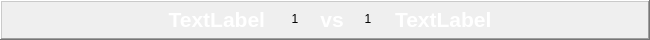
  <widget class="QFrame" name="frame_9">
   <property name="geometry">
    <rect>
     <x>670</x>
     <y>420</y>
     <width>650</width>
     <height>40</height>
    </rect>
   </property>
   <property name="frameShape">
    <enum>QFrame::WinPanel</enum>
   </property>
   <property name="frameShadow">
    <enum>QFrame::Raised</enum>
   </property>
   <widget class="QLabel" name="t15">
    <property name="geometry">
     <rect>
      <x>15</x>
      <y>4</y>
      <width>250</width>
      <height>30</height>
     </rect>
    </property>
    <property name="palette">
     <palette>
      <active>
       <colorrole role="WindowText">
        <brush brushstyle="SolidPattern">
         <color alpha="255">
          <red>255</red>
          <green>255</green>
          <blue>255</blue>
         </color>
        </brush>
       </colorrole>
      </active>
      <inactive>
       <colorrole role="WindowText">
        <brush brushstyle="SolidPattern">
         <color alpha="255">
          <red>255</red>
          <green>255</green>
          <blue>255</blue>
         </color>
        </brush>
       </colorrole>
      </inactive>
      <disabled>
       <colorrole role="WindowText">
        <brush brushstyle="SolidPattern">
         <color alpha="255">
          <red>120</red>
          <green>120</green>
          <blue>120</blue>
         </color>
        </brush>
       </colorrole>
      </disabled>
     </palette>
    </property>
    <property name="font">
     <font>
      <family>Segoe UI</family>
      <pointsize>16</pointsize>
      <weight>75</weight>
      <italic>false</italic>
      <bold>true</bold>
     </font>
    </property>
    <property name="styleSheet">
     <string notr="true"/>
    </property>
    <property name="text">
     <string>TextLabel</string>
    </property>
    <property name="alignment">
     <set>Qt::AlignRight|Qt::AlignTrailing|Qt::AlignVCenter</set>
    </property>
   </widget>
   <widget class="QLabel" name="t16">
    <property name="geometry">
     <rect>
      <x>395</x>
      <y>4</y>
      <width>250</width>
      <height>30</height>
     </rect>
    </property>
    <property name="palette">
     <palette>
      <active>
       <colorrole role="WindowText">
        <brush brushstyle="SolidPattern">
         <color alpha="255">
          <red>255</red>
          <green>255</green>
          <blue>255</blue>
         </color>
        </brush>
       </colorrole>
      </active>
      <inactive>
       <colorrole role="WindowText">
        <brush brushstyle="SolidPattern">
         <color alpha="255">
          <red>255</red>
          <green>255</green>
          <blue>255</blue>
         </color>
        </brush>
       </colorrole>
      </inactive>
      <disabled>
       <colorrole role="WindowText">
        <brush brushstyle="SolidPattern">
         <color alpha="255">
          <red>120</red>
          <green>120</green>
          <blue>120</blue>
         </color>
        </brush>
       </colorrole>
      </disabled>
     </palette>
    </property>
    <property name="font">
     <font>
      <family>Segoe UI</family>
      <pointsize>16</pointsize>
      <weight>75</weight>
      <italic>false</italic>
      <bold>true</bold>
     </font>
    </property>
    <property name="styleSheet">
     <string notr="true"/>
    </property>
    <property name="text">
     <string>TextLabel</string>
    </property>
   </widget>
   <widget class="QLabel" name="vs8">
    <property name="geometry">
     <rect>
      <x>317</x>
      <y>4</y>
      <width>30</width>
      <height>30</height>
     </rect>
    </property>
    <property name="palette">
     <palette>
      <active>
       <colorrole role="WindowText">
        <brush brushstyle="SolidPattern">
         <color alpha="255">
          <red>255</red>
          <green>255</green>
          <blue>255</blue>
         </color>
        </brush>
       </colorrole>
      </active>
      <inactive>
       <colorrole role="WindowText">
        <brush brushstyle="SolidPattern">
         <color alpha="255">
          <red>255</red>
          <green>255</green>
          <blue>255</blue>
         </color>
        </brush>
       </colorrole>
      </inactive>
      <disabled>
       <colorrole role="WindowText">
        <brush brushstyle="SolidPattern">
         <color alpha="255">
          <red>120</red>
          <green>120</green>
          <blue>120</blue>
         </color>
        </brush>
       </colorrole>
      </disabled>
     </palette>
    </property>
    <property name="font">
     <font>
      <family>Segoe UI</family>
      <pointsize>16</pointsize>
      <weight>75</weight>
      <italic>false</italic>
      <bold>true</bold>
     </font>
    </property>
    <property name="styleSheet">
     <string notr="true"/>
    </property>
    <property name="text">
     <string>vs</string>
    </property>
    <property name="alignment">
     <set>Qt::AlignCenter</set>
    </property>
   </widget>
   <widget class="QLabel" name="l15">
    <property name="geometry">
     <rect>
      <x>280</x>
      <y>4</y>
      <width>30</width>
      <height>30</height>
     </rect>
    </property>
    <property name="text">
     <string>1</string>
    </property>
    <property name="alignment">
     <set>Qt::AlignCenter</set>
    </property>
   </widget>
   <widget class="QLabel" name="l16">
    <property name="geometry">
     <rect>
      <x>353</x>
      <y>4</y>
      <width>30</width>
      <height>30</height>
     </rect>
    </property>
    <property name="text">
     <string>1</string>
    </property>
    <property name="alignment">
     <set>Qt::AlignCenter</set>
    </property>
   </widget>
  </widget>
